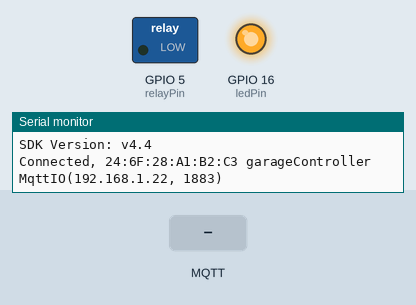
A program run on a simulated ESP8266 (NodeMCU). Parts: switched loads named in the program (green lamp = pin HIGH), output pins drawn as LEDs (lit = HIGH), the last lines printed to the serial monitor. The inputs (shaded band) are chosen by the test bench. WiFi joins after 1.5 s; servers stay silent unless stated; no MQTT or app messages arrive unless stated.

Above: at 2.7 s.
2.8 s: MQTT message "force" arrives on the first subscribed topic
At 5.4 s:
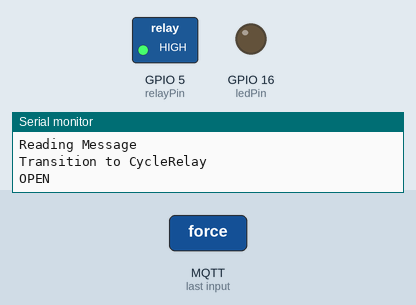
5.8 s: MQTT message "measure" arrives on the first subscribed topic
7.3 s: MQTT message "open" arrives on the first subscribed topic
Timing chart, 0 to 10.3 s (numbered marks = the images above; inputs shaded):
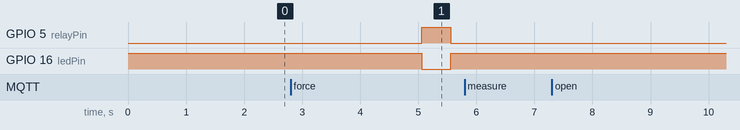

The program:

main.cpp
```cpp
/*
  D0 is GPIO16 is the red led on the board
*/

#include <ESP.h>
#include <ESP8266WiFi.h>
#include <DNSServer.h>
#include <ESP8266WebServer.h>
#include <WiFiManager.h>

#include "mqttIO.h"

// Constants or nearly so
String deviceType = "garageController";
String deviceId = "garage";

unsigned long openThreshold = 30; //cm
unsigned long measurementTimeout = 1000; //ms
const char*  mqttServer = "192.168.1.22";
int mqttPort = 1883;

MqttIO *mailbox = NULL;

int ledPin = 16; // D0
int relayPin = 5; // D1
int triggerPin = 14; // D5
int echoPin = 12; // D6

enum State {
  AwaitingCommand,
  Measuring,
  ProcessMeasurement,
  CycleRelay
};

enum Command {
  NONE,
  Measure,
  Open,
  Close,
  Force
};

// State tracking
unsigned long triggerSentAt = 0;
volatile unsigned long echoStart = 0;
volatile unsigned long echoEnd = 0;

State currentState = AwaitingCommand;
Command currentCommand = NONE;

// function declarations
bool readCommand();
void sendTrigger();
void startRecordingEcho();
void endRecordingEcho();
void cycleRelay();

void transitionToAwaitingCommand();
void transitionToMeasuring();
void transitionToProcessMeasurement();
void transitionToCycleRelay();

void setup() {

  pinMode(ledPin, OUTPUT);
  pinMode(relayPin, OUTPUT);
  pinMode(triggerPin, OUTPUT);
  pinMode(echoPin, INPUT);

  digitalWrite(ledPin, HIGH); // start LED off -- pull down resistor
  digitalWrite(relayPin, LOW); // start relay off

  Serial.begin(115200);
  Serial.println("Serial is connected");

  Serial.print("SDK Version: ");
  Serial.println(ESP.getSdkVersion());

  WiFiManager wifiManager;
  wifiManager.autoConnect("GarageOpenerAP", "thisisthepassword");

  deviceId = WiFi.macAddress() + " " + deviceType;
  Serial.printf("Connected, %s\n", deviceId.c_str());

  mailbox = new MqttIO(mqttServer, mqttPort);

  mailbox->beginAnnouncingPresence("presence", deviceId.c_str(), 30000);
}

void loop() {

  mailbox->loop();
  // TODO: we need to only allow open/close/force to happen every 30s or so, gotta
  // give the door time to move
  switch(currentState) {
    case AwaitingCommand:
      {
        if(readCommand()) {
          if(currentCommand == Measure || currentCommand == Open || currentCommand == Close ) {
            transitionToMeasuring();
          } else if(currentCommand == Force) {
            transitionToCycleRelay();
          }
        }
      }
      break;
    case Measuring:
      {
        if(triggerSentAt == 0) { // we have just transitioned into this state
          sendTrigger();
        } else if(echoEnd > 0) { // we have received the echo completely
          transitionToProcessMeasurement();
        } else if((millis() - triggerSentAt) > measurementTimeout) {
          // it took too long to get a response, so we are giving up and assuming
          // that no respose will come, clear the interrupt just in case
          detachInterrupt(digitalPinToInterrupt(echoPin));
          transitionToAwaitingCommand();
        }
      }
      break;
    case ProcessMeasurement:
      {
        unsigned long distance = (echoEnd - echoStart) / 58;
        String message = "measured ";
        message.concat(distance);
        Serial.printf("Distance measured: %d centimeters\n", distance);
        mailbox->send(deviceId.c_str(), message.c_str());

        if(currentCommand == Open && distance >= openThreshold) {
          transitionToCycleRelay();
        } else if(currentCommand == Close && distance < openThreshold) {
          transitionToCycleRelay();
        } else {
          transitionToAwaitingCommand();
        }
      }
      break;
    case CycleRelay:
      {
        cycleRelay();
        transitionToAwaitingCommand();
      }
      break;
  }
}

bool readCommand() {
  if(mailbox->hasMessages()) {
    Serial.println("Reading Message");
    Message m = mailbox->receive();
    if(strcmp(m.payload, "measure") == 0) {
      currentCommand = Measure;
    } else if(strcmp(m.payload, "open") == 0) {
      currentCommand = Open;
    } else if(strcmp(m.payload, "close") == 0) {
      currentCommand = Close;
    } else if(strcmp(m.payload, "force") == 0) {
      currentCommand = Force;
    } else {
      currentCommand = NONE;
    }
    return true;
  }
  return false;
}

void transitionToMeasuring() {
  Serial.println("Transition to Measuring");
  currentState = Measuring;
  triggerSentAt = 0;
  echoStart = 0;
  echoEnd = 0;
}

void transitionToProcessMeasurement() {
  Serial.println("Transition to ProcessMeasurement");
  currentState = ProcessMeasurement;
}

void transitionToCycleRelay() {
  Serial.println("Transition to CycleRelay");
  currentState = CycleRelay;
}

void transitionToAwaitingCommand() {
  Serial.println("Transition to AwaitingCommand\n\n");
  currentState = AwaitingCommand;
  currentCommand = NONE;
}

void sendTrigger() {
  Serial.println("Send Trigger");
  // when we are in Measuring mode, we will send a trigger if triggerSentAt is 0
  // so we need to set it here to prevent an infinite loop
  triggerSentAt = millis();
  attachInterrupt(digitalPinToInterrupt(echoPin), startRecordingEcho, RISING);
  digitalWrite(triggerPin, HIGH);
  delayMicroseconds(10);
  digitalWrite(triggerPin, LOW);
}

void startRecordingEcho() {
  echoStart = micros();
  attachInterrupt(digitalPinToInterrupt(echoPin), endRecordingEcho, FALLING);
}

void endRecordingEcho() {
  echoEnd = micros();
  Serial.println("Echo End");
}

void cycleRelay(){
  Serial.println("OPEN");
  digitalWrite(ledPin, LOW);
  digitalWrite(relayPin, HIGH);
  delayMicroseconds(500000); // 1/2 second
  Serial.println("CLOSE");
  digitalWrite(ledPin, HIGH);
  digitalWrite(relayPin, LOW);
}
```

mqttIO.cpp
```cpp
#include "mqttIO.h"

void Message::print() {
  Serial.printf("[%s] %s", this->topic, this->payload);
}

void MqttIO::handleMessage(char* topic, byte* payload, unsigned int length) {
  Message m(topic, payload, length);
  this->inbox->pushFront(m);
  Serial.println("Message Arrived");
  m.print();
  Serial.printf("\nDequeue Length: %d\n", this->inbox->size());
}

boolean MqttIO::reconnect() {
  Serial.println("Attempting Reconnect");
  if(client->connect("arduinoClient")){
    client->publish("presence", "arduinoClient");
    client->subscribe("commands");
  } else {
    Serial.printf("Client->state(): %d\n", client->state());
  }
  return client->connected();
}

void MqttIO::loop() {
  long now = millis();

  if(!client->connected()) {
    if(now - lastReconnectAttempt > reconnectInterval) {
      lastReconnectAttempt = now;
      if(reconnect()) {
        lastReconnectAttempt = 0;
      }
    }
  } else {
    // do any send/receive logic needed here
    if(this->shouldAnnouncePresence) {
      if(now - lastPresenceAnnounce > announcePresenceInterval) {
        lastPresenceAnnounce = now;
        this->announcePresence();
      }
    }
    client->loop();
  }
}

void MqttIO::send(const char* topic, const char* message) {
  client->publish(topic, message);
}

bool MqttIO::hasMessages() {
  //Serial.printf("Checking hasMessages: %s\n", (this->inbox->size() > 0) ? "true" : "false");
  return this->inbox->size() > 0;
}

Message MqttIO::receive() {
  return this->inbox->popBack();
}

void MqttIO::announcePresence() {
  this->send(this->presenceTopic, this->deviceId);
}

void MqttIO::beginAnnouncingPresence(const char* presenceTopic, const char* deviceId, long interval) {
  this->presenceTopic = presenceTopic;
  this->deviceId = deviceId;
  this->announcePresenceInterval = interval;
  this->shouldAnnouncePresence = true;
}

void MqttIO::stopAnnouncingPresence() {
  this->shouldAnnouncePresence = false;
}
```

mqttIO.h
```cpp
#ifndef __MQTTIO_H_INCLUDED__
#define __MQTTIO_H_INCLUDED__

#include <ESP8266WiFi.h>
#include <PubSubClient.h>

template <class T>
class Dequeue {

  struct Element {
    T item;
    Element* previous;
    Element* next;

    Element(T item, Element* previous, Element* next) {
      this->item = item;
      this->previous = previous;
      this->next = next;
    }
  };

  private:
  int length = 0;
  Element* front = NULL;
  Element* back = NULL;

  public:
  int size();
  void pushFront(T item);
  T popFront();

  void pushBack(T item);
  T popBack();

  void traverseForwards(void (*callback)(T));
  void traverseBackwards(void (*callback)(T));
};

template <class T>
int Dequeue<T>::size() {
  return this->length;
}

template <class T>
void Dequeue<T>::traverseForwards(void (*callback)(T)){
  Element* current = front;
  while(current != NULL){
    callback(current->item);
    current = current->next;
  }
}

template <class T>
void Dequeue<T>::traverseBackwards(void (*callback)(T)){
  Element* current = back;
  while(current != NULL){
    callback(current->item);
    current = current->previous;
  }
}


template <class T>
void Dequeue<T>::pushFront(T item) {
  Element* oldFront = this->front;
  Element* e = new Element(item, NULL, this->front);

  this->front = e;

  if(oldFront != NULL) {
    oldFront->previous = e;
  } else {
    this->back = e;
  }

  length++;
}

template <class T>
T Dequeue<T>::popFront(){
  Element* first = this->front;

  if(first == NULL){ return T(); }

  Element* second = first->next;
  if(second != NULL) {
    second->previous = NULL;
  } else {
    this->back = NULL;
  }

  this->front = second;
  this->length--;
  return first->item;
}

template <class T>
T Dequeue<T>::popBack(){
  Element* first = this->back;

  if(first == NULL){ return T(); }

  Element* second = first->previous;
  if(second != NULL) {
    second->next = NULL;
  } else {
    this->front = NULL;
  }

  this->back = second;
  this->length--;
  return first->item;
}

template <class T>
void Dequeue<T>::pushBack(T item) {
  Element* oldBack = this->back;
  Element* e = new Element(item, this->back, NULL);

  this->back = e;

  if(oldBack != NULL) {
    oldBack->next = e;
  } else {
    this->front = e;
  }

  length++;
}

struct Message {
  char* topic;
  char* payload;

  Message() {
    this->topic = new char[1] { '\0' };
    this->payload = new char[1] { '\0' };
  }
  Message(char* topic, byte* payload, unsigned int length) {
    this->topic = new char[strlen(topic) + 1];
    strcpy(this->topic, topic);

    this->payload = new char[length + 1];
    for(int i = 0; i < length; i++) {
      this->payload[i] = (char)payload[i];
    }
    payload[length] = '\0';
  }
  Message(char* topic, char* payload) {
    this->topic = new char[strlen(topic) + 1];
    strcpy(this->topic, topic);

    this->payload = new char[strlen(payload) + 1];
    strcpy(this->payload, payload);
  }

  void print();
};

class MqttIO {
  private:
    WiFiClient espClient;
    PubSubClient* client = NULL;

    long lastReconnectAttempt = 0;
    long reconnectInterval = 5000;
    boolean reconnect();

    bool shouldAnnouncePresence = false;
    long lastPresenceAnnounce = 0;
    const char* presenceTopic = "";
    const char* deviceId;
    long announcePresenceInterval = 0;

    void announcePresence();

    Dequeue<Message>* inbox;
    void handleMessage(char* topic, byte* payload, unsigned int length);

  public:

    MqttIO(const char* host, int port) {
      Serial.printf("MqttIO(%s, %d)\n", host, port);
      inbox = new Dequeue<Message>();
      client = new PubSubClient(espClient);
      client->setServer(host, port);
      client->setCallback([=](char* topic, byte* payload, int length){
        this->handleMessage(topic, payload, length);
      });
    }

    void send(const char* topic, const char* message);
    bool hasMessages();
    Message receive();

    void beginAnnouncingPresence(const char* presenceTopic, const char* deviceId, long interval);
    void stopAnnouncingPresence();

    void loop();
};

#endif
```

Measured:
- after the input at 2.8 s, GPIO 5 (relayPin): LOW → HIGH after 2.3 s, → LOW 0.50 s later; GPIO 16 (ledPin): HIGH → LOW after 2.3 s, → HIGH 0.50 s later
